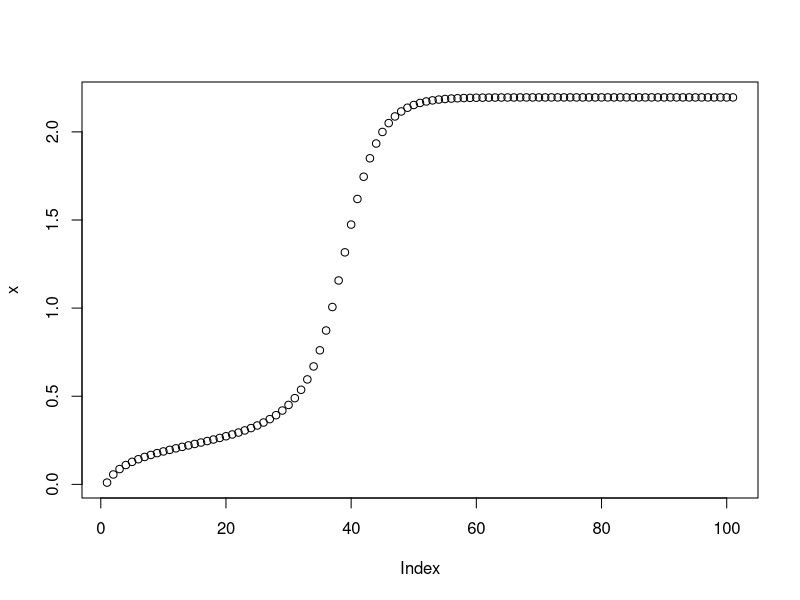

Write R code to recreate this figure.
#lake problem script

rm(list=ls())

#define values of b and q
b      = 0.4
q      = 2.0
nyears = 100
x      = array(NA,nyears)
x[1]   = 0.01
anth   = array(0.05,nyears)

#source = array(NA,nyears)
#sink   = array(NA,nyears)

for(t in 1:nyears){
x[t+1] = x[t] - b*x[t] + anth[t] + x[t]^q/(1+x[t]^q)


#source term

#source[t] = anth[t] + x[t]^q/(1+x[t]^q)

#sink term

#sink[t] = b*x[t]
}



plot(x)

